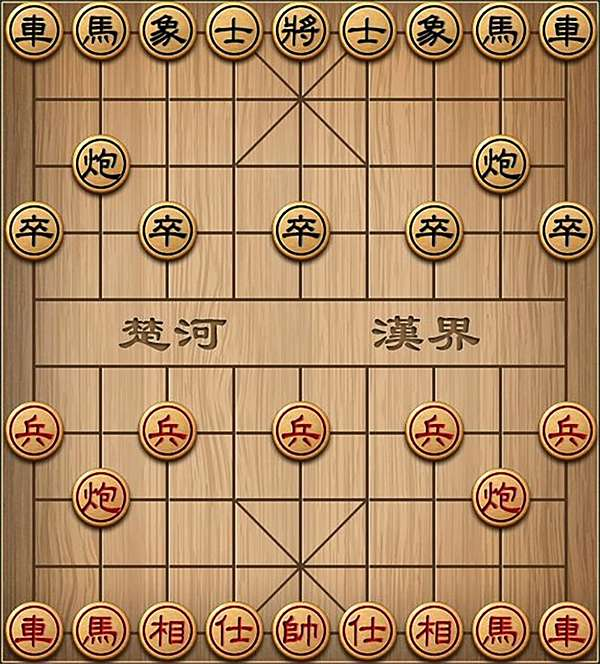
#> input picture image/circle.jpg, 600 x 664 px
$ python circle.py
#> lines starting #> are read from the running program, lines starting #| are printed output that depends on the picture; after the words box and inside, x2 and y2 are one past the last pixel; in counts of white or black regions, pixels touching at a corner belong together
import cv2

# 载入并显示图片
img = cv2.imread('./image/circle.jpg')
#> img is the input picture: shape (664, 600, 3); mean B, G, R 99.5, 137.4, 175.2
cv2.imshow('img', img)
# 灰度化
gray = cv2.cvtColor(img, cv2.COLOR_BGR2GRAY)
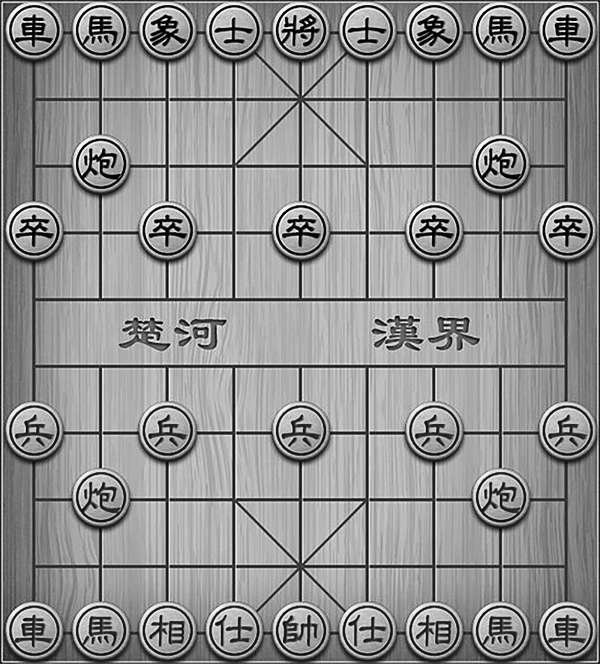
#> gray: shape (664, 600); min 0, max 255, mean 144.4
# 输出图像大小，方便根据图像大小调节minRadius和maxRadius
print(img.shape)
#| (664, 600, 3)
# 霍夫变换圆检测
circles = cv2.HoughCircles(gray, cv2.HOUGH_GRADIENT, 1,
                           50, param1=100, param2=30, minRadius=20, maxRadius=30)
#> circles = 32 rows, first 8: [33.5, 29.5, 28.1], [500.5, 496.5, 28.2], [433.5, 29.5, 28.2], [567.5, 629.5, 28.2], [567.5, 29.5, 28.3], [567.5, 229.5, 28.3], [500.5, 29.5, 22.9], [100.5, 29.5, 22.9]
# 输出返回值，方便查看类型
print(circles)
#> (printed output is left out)
print(circles[0])
#> (printed output is left out)
# 输出检测到圆的个数
print(len(circles[0]))
#| 32

print('------------------------------')
# 根据检测到圆的信息，画出每一个圆
for circle in circles[0]:
    # 圆的基本信息
    print(circle[2])
    # 坐标行列
    x = int(circle[0])
    y = int(circle[1])
    # 半径
    r = int(circle[2])
    # 在原图用指定颜色标记出圆的位置
    img = cv2.circle(img, (x, y), 28, (0, 255, 255), 3)
    img = cv2.circle(img, (x, y), 2, (255, 0, 0), -1)
#> this loop made 32 passes
#> (circle, x, y, r) on passes 1 to 12: ([33.5, 29.5, 28.1], 33, 29, 28), ([500.5, 496.5, 28.2], 500, 496, 28), ([433.5, 29.5, 28.2], 433, 29, 28), ([567.5, 629.5, 28.2], 567, 629, 28), ([567.5, 29.5, 28.3], 567, 29, 28), ([567.5, 229.5, 28.3], 567, 229, 28), ([500.5, 29.5, 22.9], 500, 29, 22), ([100.5, 29.5, 22.9], 100, 29, 22), ([500.5, 162.5, 28.3], 500, 162, 28), ([100.5, 496.5, 25.4], 100, 496, 25), ([367.5, 629.5, 28.3], 367, 629, 28), ([167.5, 429.5, 25], 167, 429, 25)
#| 28.1
#| 28.2
#| 28.2
#| 28.2
#| 28.3
#| 28.3
#| 22.9
#| 22.9
#> (further printed lines are left out)
#> pass 1, `img = cv2.circle(img, (x, y), 28, (0, 255, 255), 3)`:
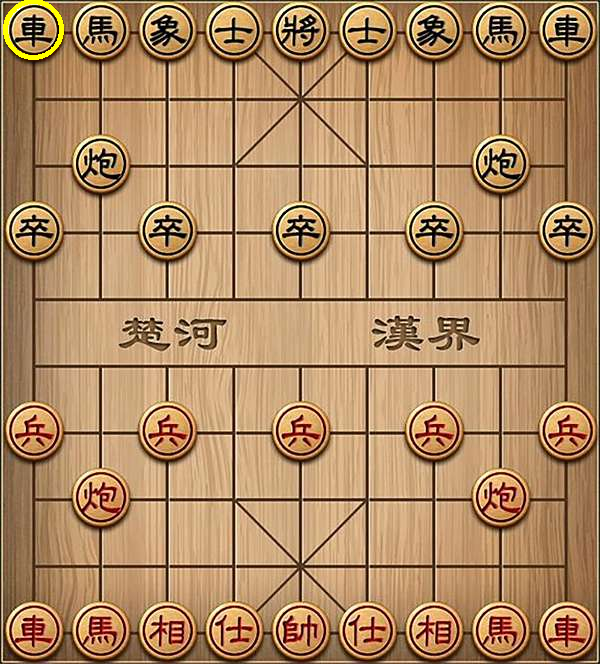
#> img: shape (664, 600, 3); 0.22% of pixels changed, all inside (x1, y1, x2, y2) = (3, 0, 64, 60)
#> pass 2, `img = cv2.circle(img, (x, y), 28, (0, 255, 255), 3)`:
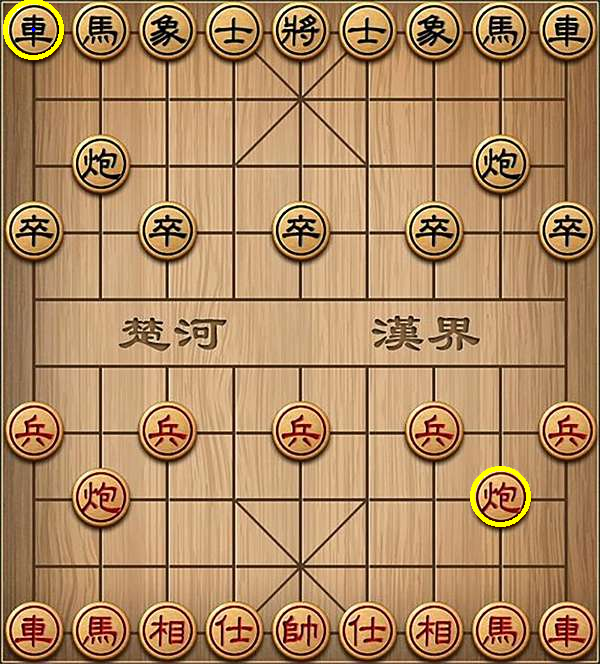
#> img: shape (664, 600, 3); mean B, G, R 99.1, 137.9, 175.5
#> after the loop:
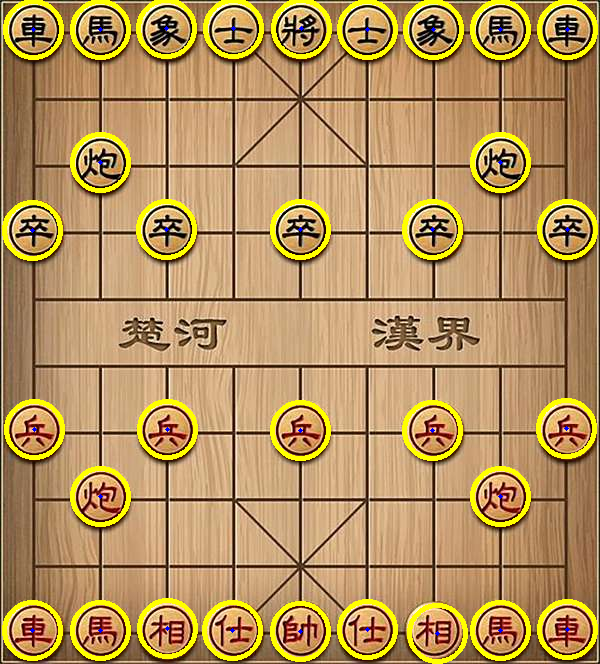
#> img: shape (664, 600, 3); mean B, G, R 93.6, 146, 181.1
# 显示新图像
cv2.imshow('res', img)

# 按任意键退出
cv2.waitKey(0)
cv2.destroyAllWindows()
